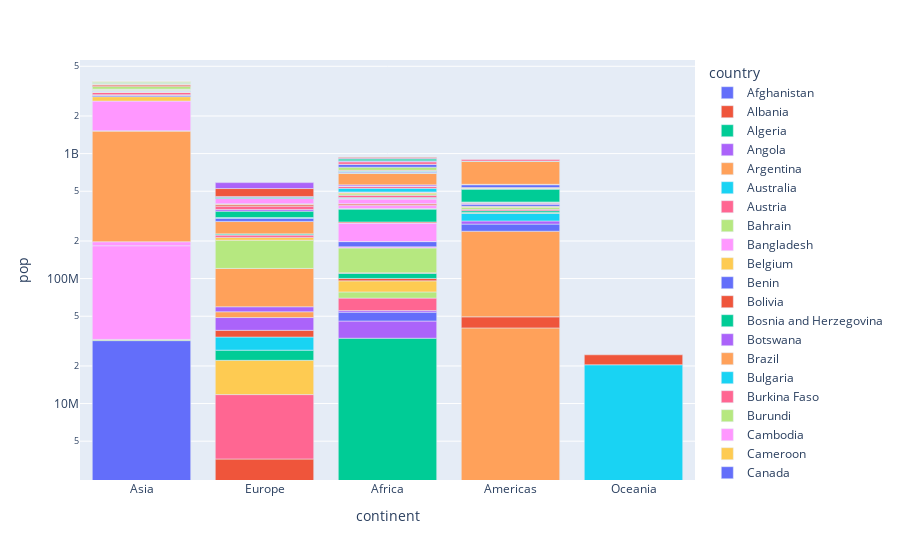

The notebook cell this image was saved under:
### Code cell
px.bar(bdf , x='continent' , y='pop' , color='country', log_y=True)
